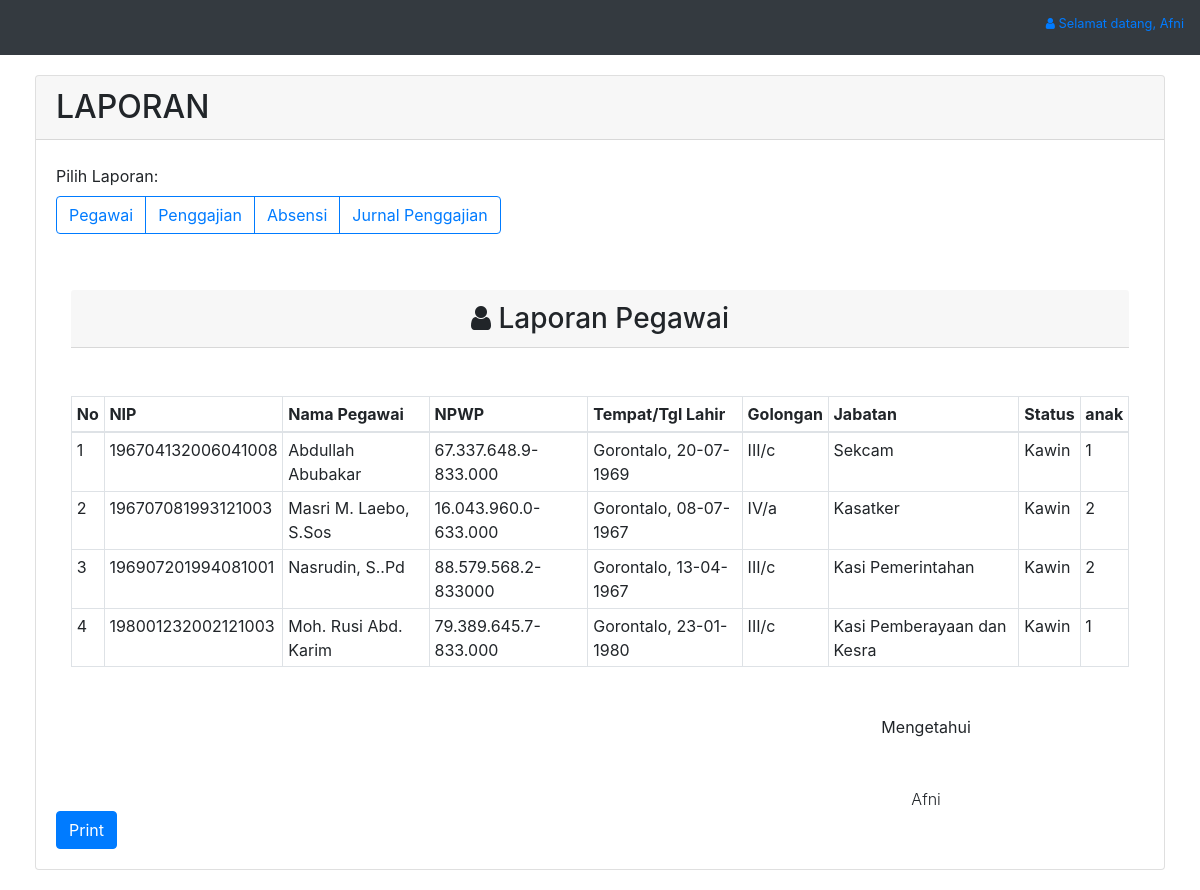
Page /?pg=laporan&page=pegawai (signed in) on the committed database.
### tables this page shows
CREATE TABLE `pegawai` (
  `nip` char(25) NOT NULL,
  `nama` varchar(100) NOT NULL,
  `tmptlhr` varchar(100) NOT NULL,
  `tgllhr` date NOT NULL,
  `jabatan` varchar(100) NOT NULL,
  `status` enum('y','n') NOT NULL,
  `anak` char(15) NOT NULL,
  `npwp` varchar(25) NOT NULL,
  `id_gol` varchar(10) NOT NULL
);

CREATE TABLE `golongan` (
  `id_gol` int(5) NOT NULL,
  `golongan` varchar(30) NOT NULL,
  `gaji_pokok` char(20) NOT NULL,
  `tunj_ismi` char(20) NOT NULL,
  `tunj_anak` char(20) NOT NULL,
  `tunj_eselon` char(20) NOT NULL,
  `tunj_beras` char(20) NOT NULL,
  `tunj_bpjs` char(20) NOT NULL,
  `pembulatan` char(10) NOT NULL,
  `pot_bpjs` char(20) NOT NULL,
  `pot_iwp2` char(10) NOT NULL,
  `pot_iwp8` char(10) NOT NULL,
  `pot_taperum` char(10) NOT NULL
);

### halaman/laporan/pegawai.php (the view)
<div class="col-md-12">
	<h3 class="mb-5 card-header text-center"><i class="fa fa-user"></i> Laporan Pegawai</h3>
	<table class="table table-bordered table-sm">
		<thead>
			<tr>
				<th>No</th>
				<th>NIP</th>
				<th>Nama Pegawai</th>
				<th>NPWP</th>
				<th>Tempat/Tgl Lahir</th>
				<th>Golongan</th>
				<th>Jabatan</th>
				<th>Status</th>
				<th>anak</th>
			</tr>
		</thead>
		<tbody>
			<?php
			$query = mysql_query("SELECT * FROM pegawai a, golongan b where a.id_gol=b.id_gol order by 1");
			$no = 1;
			while($data = mysql_fetch_array($query)){?>
			<tr>
				<td><?php echo $no++;?></td>
				<td><?php echo $data['nip'];?></td>
				<td><?php echo $data['nama'];?></td>
				<td><?php echo $data['npwp'];?></td>
				<td><?php echo $data['tmptlhr'].", ".date('d-m-Y',strtotime($data['tgllhr']));?></td>
				<td><?php echo $data['golongan'];?></td>
				<td><?php echo $data['jabatan'];?></td>
				<td>
					<?php if($status='y'){
						echo "Kawin";
					} else {
						echo "Belum Kawin";
					}?>
				</td>
				<td><?php echo $data['anak'];?></td>
			</tr>
			<?php } ?>
		</tbody>
	</table>
</div>

### css/simple-sidebar.css (style rules this page uses)
body { overflow-x: hidden; }

### rows in the picture
pegawai: nip "196704132006041008", nama "Abdullah Abubakar", npwp "67.337.648.9-833.000", tmptlhr "Gorontalo", tgllhr "20-07-1969", id_gol.golongan "III/c", jabatan "Sekcam", anak "1"
pegawai: nip "196707081993121003", nama "Masri M. Laebo, S.Sos", npwp "16.043.960.0-633.000", tmptlhr "Gorontalo", tgllhr "08-07-1967", id_gol.golongan "IV/a", jabatan "Kasatker", anak "2"
pegawai: nip "196907201994081001", nama "Nasrudin, S..Pd", npwp "88.579.568.2-833000", tmptlhr "Gorontalo", tgllhr "13-04-1967", id_gol.golongan "III/c", jabatan "Kasi Pemerintahan", anak "2"
pegawai: nip "198001232002121003", nama "Moh. Rusi Abd. Karim", npwp "79.389.645.7-833.000", tmptlhr "Gorontalo", tgllhr "23-01-1980", id_gol.golongan "III/c", jabatan "Kasi Pemberayaan dan Kesra", anak "1"

### other values in the picture
$_SESSION['nama'] "Afni"
